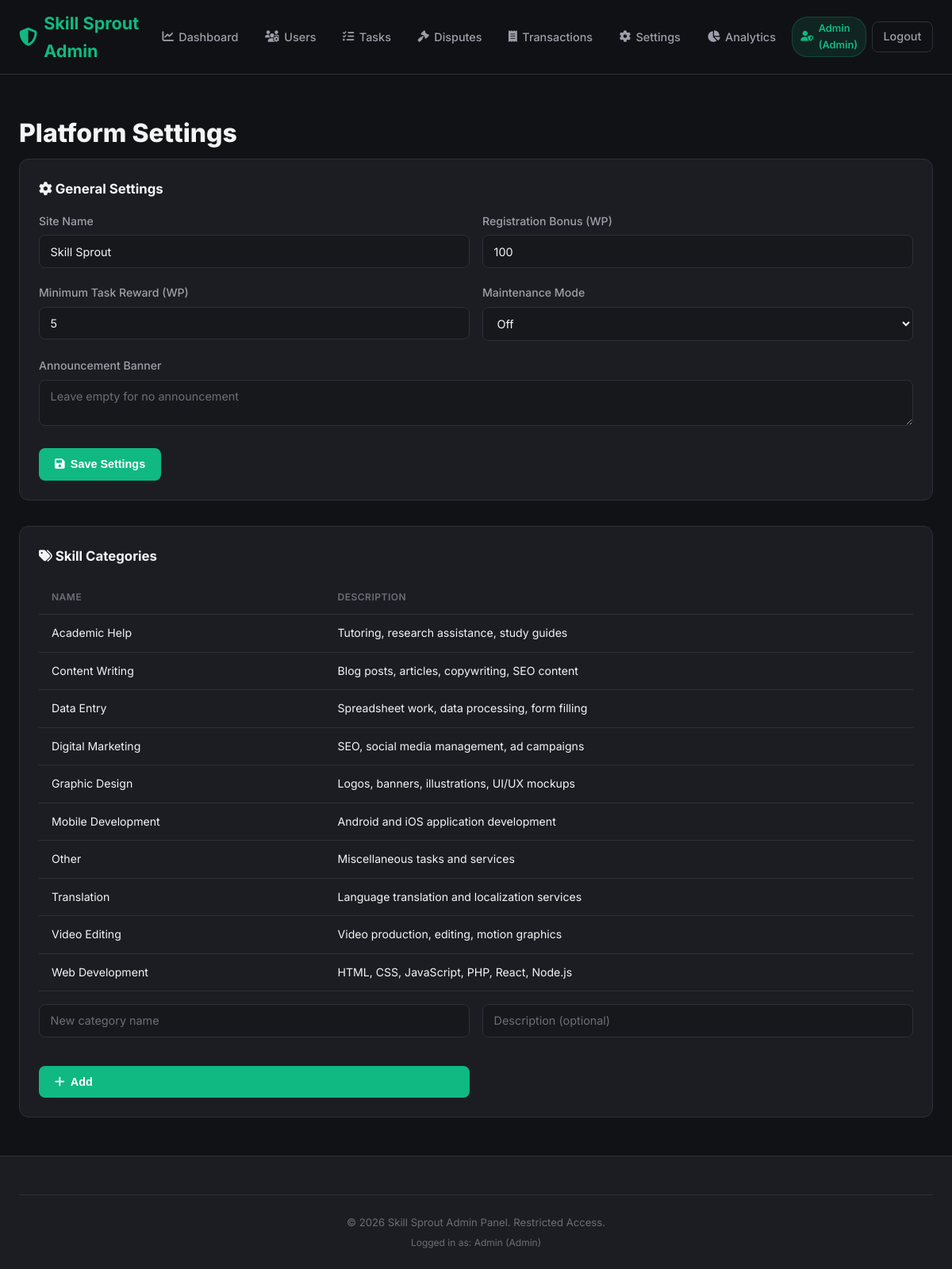
Screenshot of /admin/settings.php (signed in) with the database file from the repository.
### tables this page shows
CREATE TABLE IF NOT EXISTS `platform_settings` (
  `setting_id`    INT AUTO_INCREMENT PRIMARY KEY,
  `setting_key`   VARCHAR(100) NOT NULL UNIQUE,
  `setting_value` TEXT NOT NULL,
  `updated_at`    TIMESTAMP DEFAULT CURRENT_TIMESTAMP ON UPDATE CURRENT_TIMESTAMP
);

CREATE TABLE IF NOT EXISTS `skill_categories` (
  `category_id`   INT AUTO_INCREMENT PRIMARY KEY,
  `name`          VARCHAR(100) NOT NULL UNIQUE,
  `description`   VARCHAR(500) DEFAULT NULL,
  `created_at`    TIMESTAMP DEFAULT CURRENT_TIMESTAMP
);

### admin/settings.php (the view, shortened to what this page needs)
<?php
include '../includes/header3.php';
$settings_result = mysqli_query($conn, "SELECT * FROM platform_settings");
$settings = [];
while ($row = mysqli_fetch_assoc($settings_result)) {
    $settings[$row["setting_key"]] = $row["setting_value"];
}
$categories = mysqli_query($conn, "SELECT * FROM skill_categories ORDER BY name");
?>
<section class="section">
    <div class="container">
        <h1 class="page-title">Platform Settings</h1>
        <div class="admin-panel">
            <h3><i class="fas fa-cog"></i> General Settings</h3>
            <form method="POST">
                <div class="form-row">
                    <div class="form-group">
                        <label>Site Name</label>
                        <input type="text" name="site_name" value="<?php echo htmlspecialchars($settings["site_name"] ?? "Skill Sprout"); ?>">
                    </div>
                    <div class="form-group">
                        <label>Registration Bonus (WP)</label>
                        <input type="number" name="registration_bonus" value="<?php echo $settings["registration_bonus"] ?? 100; ?>" min="0">
                    </div>
                </div>
                <div class="form-row">
                    <div class="form-group">
                        <label>Minimum Task Reward (WP)</label>
                        <input type="number" name="min_task_reward" value="<?php echo $settings["min_task_reward"] ?? 5; ?>" min="1">
                    </div>
                    <div class="form-group">
                        <label>Maintenance Mode</label>
                        <select name="maintenance_mode">
                            <option value="off" <?php echo ($settings["maintenance_mode"] ?? "off") === "off" ? "selected" : ""; ?>>Off</option>
                        </select>
                    </div>
                </div>
                <div class="form-group">
                    <label>Announcement Banner</label>
                    <textarea name="announcement" rows="2" placeholder="Leave empty for no announcement"><?php echo htmlspecialchars($settings["announcement"] ?? ""); ?></textarea>
                </div>
                <button type="submit" name="save_settings" class="btn btn-primary">
                    <i class="fas fa-save"></i> Save Settings
                </button>
            </form>
        </div>
        <div class="admin-panel" style="margin-top: 2rem;">
            <h3><i class="fas fa-tags"></i> Skill Categories</h3>
            <div class="table-responsive">
                <table class="data-table">
                    <thead><tr><th>Name</th><th>Description</th></tr></thead>
                    <tbody>
                        <?php while ($cat = mysqli_fetch_assoc($categories)): ?>
                            <tr>
                                <td><?php echo htmlspecialchars($cat["name"]); ?></td>
                                <td><?php echo htmlspecialchars($cat["description"] ?? "—"); ?></td>
                            </tr>
                        <?php endwhile; ?>
                    </tbody>
                </table>
            </div>
            <form method="POST" style="margin-top: 1rem;">
                <div class="form-row">
                    <div class="form-group">
                        <input type="text" name="category_name" placeholder="New category name" required>
                    </div>
                    <div class="form-group">
                        <input type="text" name="category_description" placeholder="Description (optional)">
                    </div>
                    <button type="submit" name="add_category" class="btn btn-primary"><i class="fas fa-plus"></i> Add</button>
                </div>
            </form>
        </div>
    </div>
</section>
<?php include '../includes/footer3.php'; ?>

### includes/header3.php (shortened to what this page needs)
<?php
$admin_name = $_SESSION["name"];
$admin_role = $_SESSION["role"];
?>
<!DOCTYPE html>
<html lang="en">
<head>
    <link rel="stylesheet" href="<?php echo BASE_URL; ?>/assets/css/style.css">
    <link rel="stylesheet" href="https://cdnjs.cloudflare.com/ajax/libs/font-awesome/6.5.0/css/all.min.css">
</head>
<body class="admin-body">
    <nav class="navbar admin-navbar">
        <div class="nav-container">
            <a href="<?php echo BASE_URL; ?>/admin/dashboard.php" class="nav-logo">
                <i class="fas fa-shield-halved"></i> Skill Sprout Admin
            </a>
            <ul class="nav-links" id="navLinks">
                <li><a href="<?php echo BASE_URL; ?>/admin/dashboard.php"><i class="fas fa-chart-line"></i> Dashboard</a></li>
                <li><a href="<?php echo BASE_URL; ?>/admin/manage_users.php"><i class="fas fa-users-cog"></i> Users</a></li>
                <li><a href="<?php echo BASE_URL; ?>/admin/manage_tasks.php"><i class="fas fa-tasks"></i> Tasks</a></li>
                <li><a href="<?php echo BASE_URL; ?>/admin/disputes.php"><i class="fas fa-gavel"></i> Disputes</a></li>
                <li><a href="<?php echo BASE_URL; ?>/admin/transactions.php"><i class="fas fa-receipt"></i> Transactions</a></li>
                <?php if ($admin_role === 'admin'): ?>
                <li><a href="<?php echo BASE_URL; ?>/admin/settings.php"><i class="fas fa-cog"></i> Settings</a></li>
                <?php endif; ?>
                <li><a href="<?php echo BASE_URL; ?>/admin/analytics.php"><i class="fas fa-chart-pie"></i> Analytics</a></li>
                <li class="nav-user-section">
                    <span class="nav-admin-badge">
                        <i class="fas fa-user-shield"></i>
                        <?php echo htmlspecialchars($admin_name); ?>
                        (<?php echo ucfirst($admin_role); ?>)
                    </span>
                </li>
                <li><a href="<?php echo BASE_URL; ?>/admin/logout.php" class="btn btn-outline btn-sm">Logout</a></li>
            </ul>
        </div>
    </nav>
    <main class="main-content admin-content">

### includes/footer3.php (shortened to what this page needs)
    </main>
    <footer class="footer admin-footer">
        <div class="footer-container">
            <div class="footer-bottom">
                <p>&copy; <?php echo date("Y"); ?> Skill Sprout Admin Panel. Restricted Access.</p>
                <p class="footer-meta">Logged in as: <?php echo htmlspecialchars($admin_name); ?> (<?php echo ucfirst($admin_role); ?>)</p>
            </div>
        </div>
    </footer>
</body>
</html>

### rows the page displays
platform_settings: site_name "Skill Sprout", min_task_reward "5"
skill_categories: name "Academic Help", description "Tutoring, research assistance, study guides"
skill_categories: name "Content Writing", description "Blog posts, articles, copywriting, SEO content"
skill_categories: name "Data Entry", description "Spreadsheet work, data processing, form filling"
skill_categories: name "Digital Marketing", description "SEO, social media management, ad campaigns"
skill_categories: name "Graphic Design", description "Logos, banners, illustrations, UI/UX mockups"
skill_categories: name "Mobile Development", description "Android and iOS application development"
skill_categories: name "Other", description "Miscellaneous tasks and services"
skill_categories: name "Translation", description "Language translation and localization services"
skill_categories: name "Video Editing", description "Video production, editing, motion graphics"
skill_categories: name "Web Development", description "HTML, CSS, JavaScript, PHP, React, Node.js"

### other values shown
$admin_name "Admin"
$admin_role "Admin"
